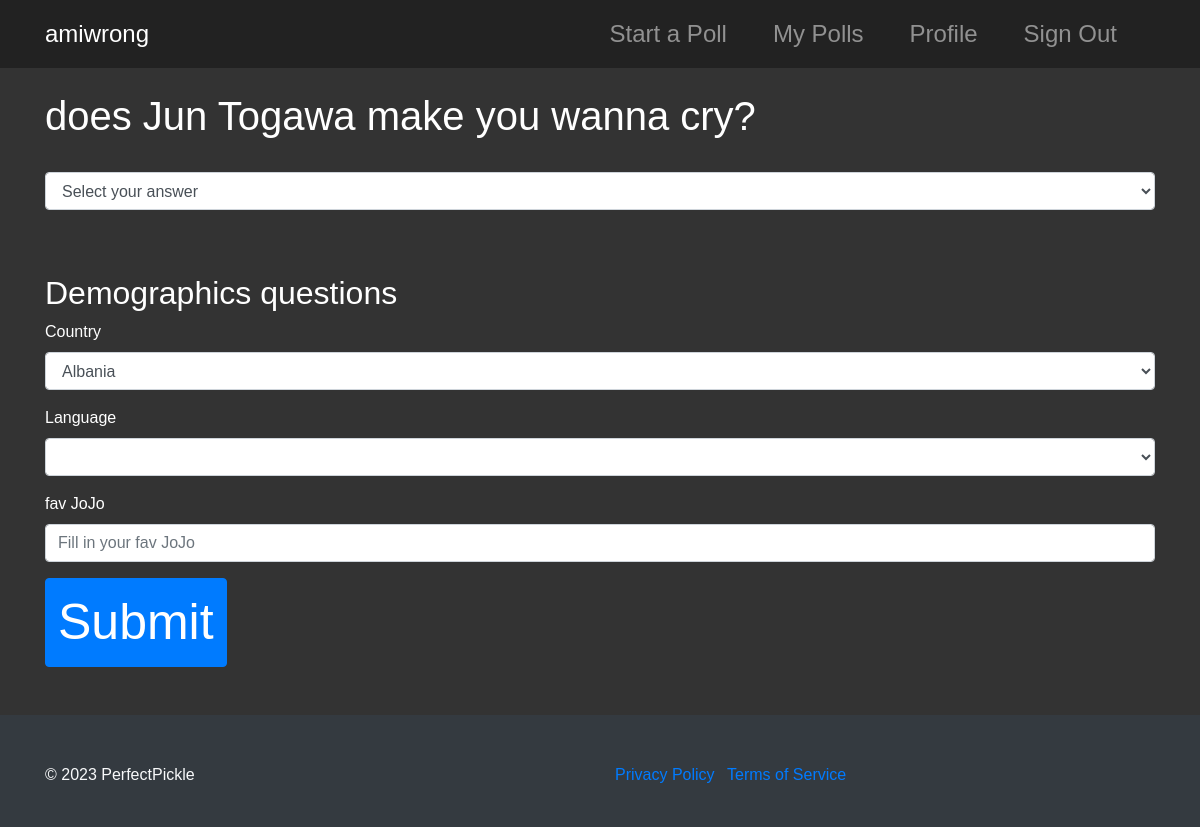
/poll/iCcxhdxHiVB (signed in), run on the app's committed database.
### tables this page shows
CREATE TABLE polls (
    id INTEGER PRIMARY KEY AUTOINCREMENT NOT NULL,
    user_id INTEGER NOT NULL,
    unique_id TEXT NOT NULL UNIQUE,
    question TEXT NOT NULL,
    assumption TEXT,
    creation_date DATETIME NOT NULL DEFAULT CURRENT_TIMESTAMP,
    FOREIGN KEY (user_id) REFERENCES users(id)
);

CREATE TABLE demographics_options (
    id INTEGER PRIMARY KEY AUTOINCREMENT NOT NULL,
    poll_id INTEGER NOT NULL,
    demographic TEXT NOT NULL,

    FOREIGN KEY (poll_id) REFERENCES polls(id)
);

### app.py (the view)
@app.route("/poll/<unique_id>", methods=["GET", "POST"])
def view_poll(unique_id):
    poll = get_poll(unique_id)
    print(unique_id)
    if not poll:
        abort(404)
    if request.method == "POST":
        poll_answer = request.form.get("pollChoice")
        if poll_answer not in poll["choices"]:
            flash("Invalid answer")
            return redirect(f'/poll/{unique_id}')
        poll_answer_id = get_answer_id(poll_answer, poll["id"])
        demo_answers = {}
        for d in poll["demographics"].keys():
            demo_answers[d] = request.form.get(d)
            match str(d).lower():
                case "age":
                    try:
                        if int(demo_answers[d]) <= 0 or int(demo_answers[d]) >= 130:
                            flash("Invalid age entered")
                            return redirect(f'/poll/{unique_id}')
                    except:
                        flash("Invalid age entered")
                        return redirect(f'/poll/{unique_id}')
                case "country":
                    if demo_answers[d] not in countries:
                        flash("Invalid demographic data submitted")
                        return redirect(f'/poll/{unique_id}')
                case "gender":
                    if demo_answers[d] not in gender_options:
                        flash("Invalid demographic data submitted")
                        return redirect(f'/poll/{unique_id}')
                case "sexuality":
                    if demo_answers[d] not in sexualities:
                        flash("Invalid demographic data submitted")
                        return redirect(f'/poll/{unique_id}')
                case "politics":
                    if demo_answers[d] not in politics_options:
                        flash("Invalid demographic data submitted")
                        return redirect(f'/poll/{unique_id}')
                case "language":
                    if demo_answers[d] not in languages:
                        flash("Invalid demographic data submitted")
                        return redirect(f'/poll/{unique_id}')
                case _:
                    flash("Invalid demographic category submitted")
                    return redirect(f'/poll/{unique_id}')
            if demo_answers[d] == "":
                demo_answers.pop(d, None)  # remove nonresponse
        for d in poll["custom_demographics"]:
            demo_answer = request.form.get(d)
            if demo_answer:
                demo_answers[d] = demo_answer
            else:
                demo_answers.pop(d, None)  # remove nonresponse
        connection = sqlite3.connect("amiwrong.db")
        cursor = connection.cursor()
        try:
            cursor.execute("INSERT INTO votes (user_id, poll_id, chosen_answer_id) VALUES (?, ?, ?)",
                           (session["user_id"], poll["id"], poll_answer_id))
            vote_id = cursor.lastrowid
            for demographic, response in demo_answers.items():
                demographic_option_id = get_demographic_option_id(demographic, poll["id"])
                if demographic_option_id is not None:
                    cursor.execute("INSERT INTO demographics_responses (vote_id, demographic_option_id, demographic_response) VALUES (?, ?, ?)",
                                   (vote_id, demographic_option_id, response))
            connection.commit()
        except sqlite3.Error as e:
            connection.rollback()
            flash("An error occurred while saving your vote.")
            return redirect(f'/poll/{unique_id}')
        finally:
            cursor.close()
            connection.close()
        return redirect(f'/poll/{unique_id}')
    else:
        votes = get_vote_count(unique_id)
        if 'user_id' not in session:
            return render_template('poll_results.html', poll=poll, votes=votes)
        connection = sqlite3.connect("amiwrong.db")
        cursor = connection.cursor()
        vote_check = cursor.execute("SELECT COUNT(*) FROM votes WHERE user_id = ? AND poll_id = ?", (session["user_id"], poll["id"])).fetchone()[0]
        if vote_check > 0:
            user_choice = cursor.execute("""
                SELECT answers.answer
                FROM votes
                JOIN answers ON votes.chosen_answer_id = answers.id
                JOIN polls ON votes.poll_id = polls.id
                WHERE votes.user_id = ? AND polls.unique_id = ?;
                """, (session["user_id"], unique_id)).fetchone()[0]
        else:
            user_choice = None
        cursor.close()
        connection.close()
        profile = get_profile(session["user_id"])
        if vote_check > 0:
            return render_template('poll_results.html', poll=poll, votes=votes, user_choice=user_choice)
        else:
            print(poll)
            return render_template('poll.html', poll=poll, profile=profile)

### app.py (called while the page is built)
def dict_factory(cursor, row):
    fields = [column[0] for column in cursor.description]
    return {key: value for key, value in zip(fields, row)}

def get_profile(user_id):
    connection = sqlite3.connect("amiwrong.db")
    connection.row_factory = dict_factory
    cursor = connection.cursor()
    try:
        profile = cursor.execute("SELECT * FROM profiles WHERE user_id=?;", (user_id,)).fetchone()
        try:
            age = int(profile.get("age"))
            if age <= 0 or age > 120:
                raise Exception("No valid age in profile")
            profile["age"] = age
        except:
            profile["age"] = ""
    except:
        profile = False
    cursor.close()
    connection.close()
    return profile

@app.after_request
def after_request(response):
    response.headers["Cache-Control"] = "no-cache, no-store, must-revalidate, max-age=0"
    response.headers["Expires"] = 0
    response.headers["Pragma"] = "no-cache"
    return response

### templates/poll.html (shortened to what this page needs)
{% extends "layout.html" %}  {% block main %}
<h1>{{ poll["question"] }}</h1>
<br />
<form action="/poll/{{ poll['unique_id'] }}" method="post">
  <div class="form-group">
    <select class="form-control" id="pollChoice" name="pollChoice">
      <option value="" selected disabled>Select your answer</option>
    </select>
  </div>
  <br />
  <br />
  <h2>Demographics questions</h2>
{% for demo, options in poll["demographics"].items() %}
  <div class="form-group">
    {% set demo_key = demo.lower() %}
    <label for="{{ demo }}">{{ demo }}</label>
    {% if demo == "Age" %}
      <input type="text" class="form-control" id="{{ demo }}" name="{{ demo }}" value="{{ profile[demo_key] if profile[demo_key] != 'NULL' else '' }}" />
    {% else %}
      <select class="form-control" id="{{ demo }}" name="{{ demo }}">
        {% for option in options %}
          <option value="{{ option }}" {% if profile[demo_key]|string == option|string %}selected{% endif %}>{{ option }}</option>
        {% endfor %}
      </select>
    {% endif %}
  </div>
{% endfor %}
  {% if "custom_demographics" in poll %} {% for demo in
  poll["custom_demographics"] %}
  <div class="form-group">
    <label for="{{ demo }}">{{ demo }}</label>
    <input
      type="text"
      class="form-control"
      id="{{ demo }}"
      name="{{ demo }}"
      placeholder="Fill in your {{ demo }}"
    />
  </div>
  {% endfor %} {% endif %}
  <button type="submit" class="btn btn-primary">Submit</button>
</form>
 {% endblock %}

### static/css/styles.css (style rules this page uses)
.btn { font-size: 50px; }

### templates/layout.html (style rules this page uses)
body { background-color: #333; color: #fff; font-family: "Circular Std", sans-serif; }

### data on the page
polls: question "does Jun Togawa make you wanna cry?"
demographics_options: demographic "Country"
demographics_options: demographic "Language"
demographics_options: demographic "fav JoJo", demographic "Fill in your fav JoJo"

### other printed values
form field Country "Albania"
